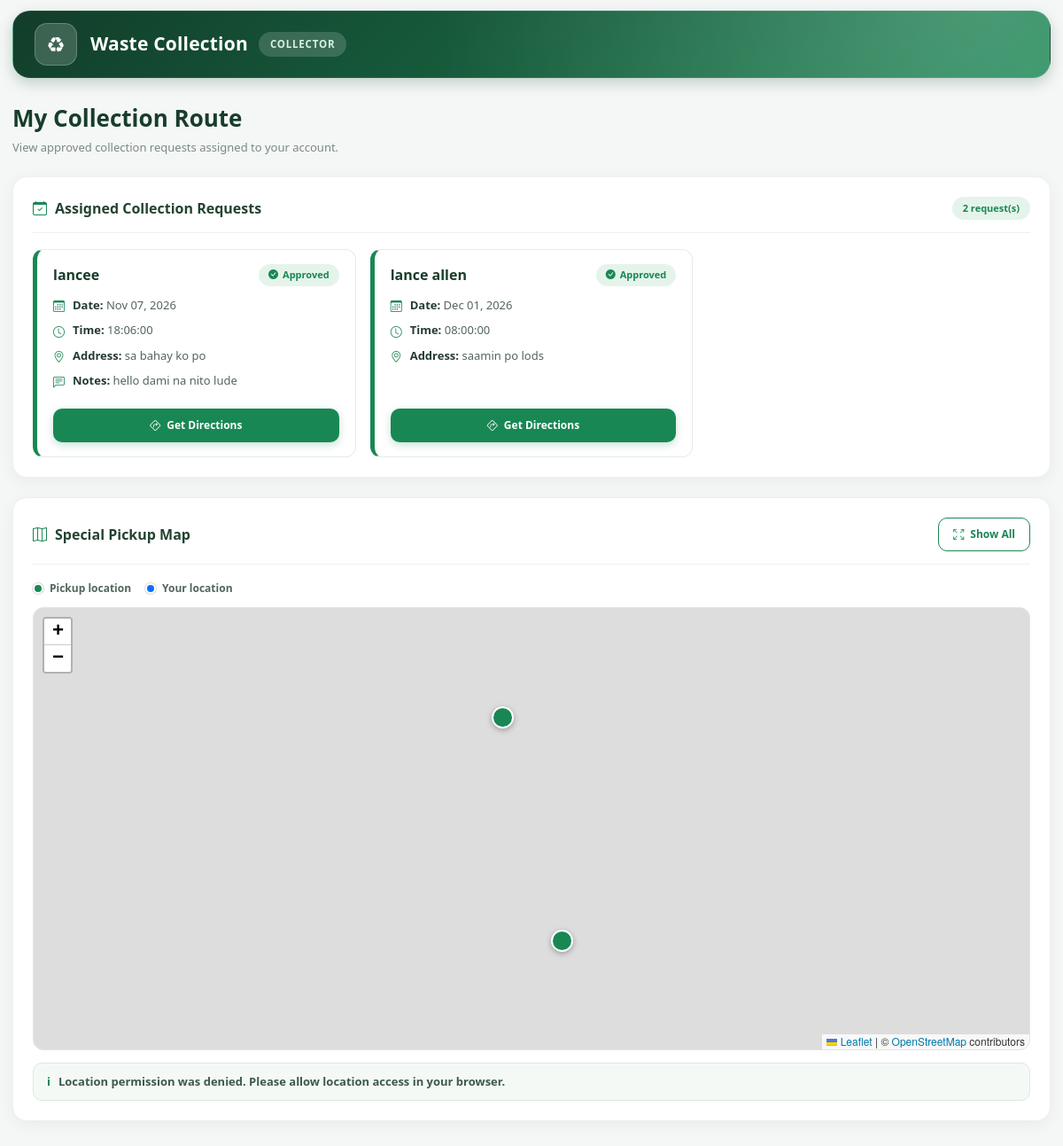
The page /wastesystem_/collector/route.php (signed in) on the database as committed earlier.
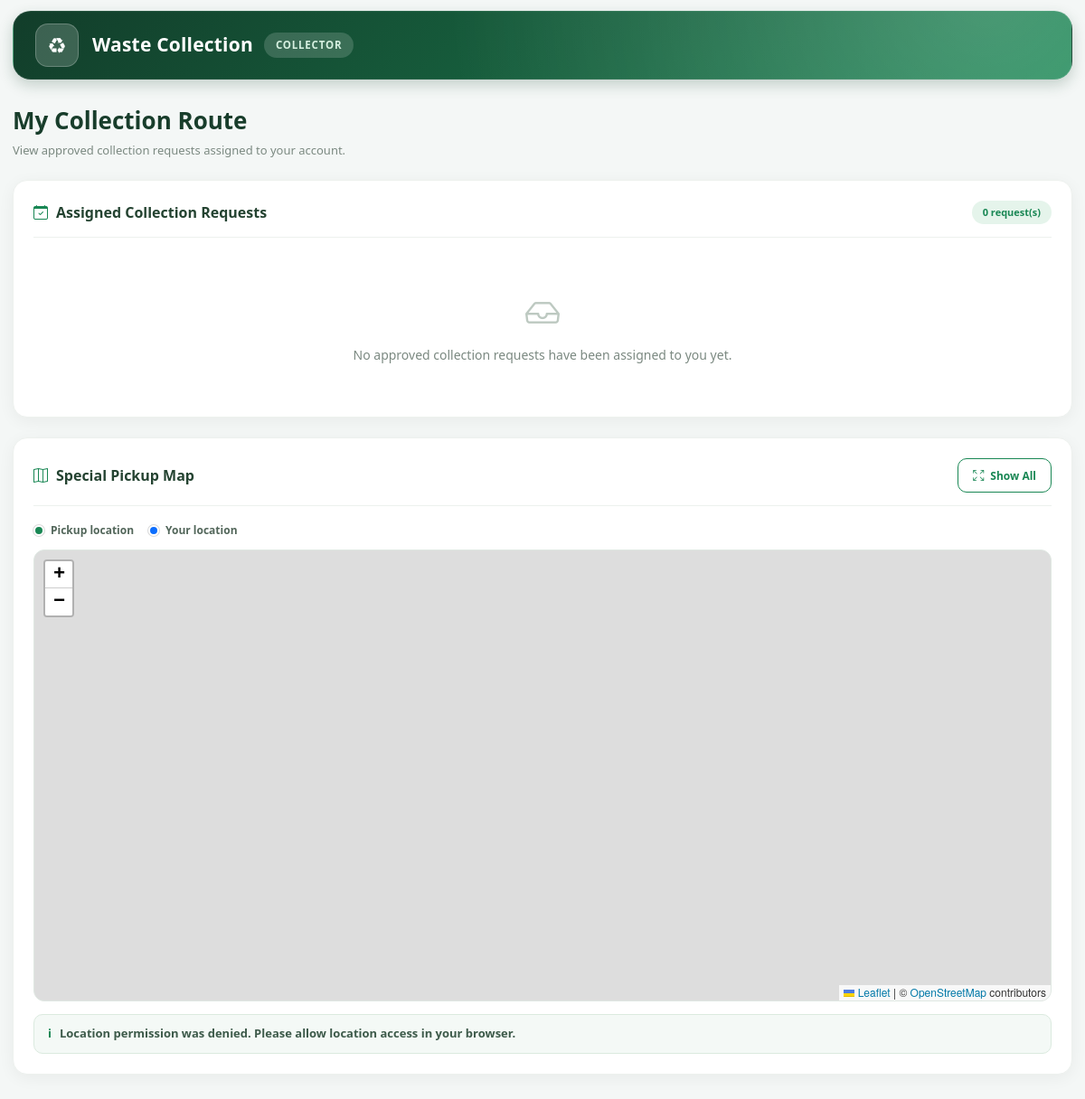
The same page on the database as committed later.
### tables this page shows
CREATE TABLE `collection_schedules` (
  `id` int(11) NOT NULL,
  `user_id` int(11) NOT NULL,
  `collector_id` int(11) DEFAULT NULL,
  `notes` text NOT NULL,
  `collection_date` date NOT NULL,
  `requested_time` time NOT NULL,
  `collection_address` varchar(255) NOT NULL,
  `status` enum('Rejected','Approved','Completed','Pending') NOT NULL DEFAULT 'Pending',
  `created_at` timestamp NOT NULL DEFAULT current_timestamp()
);

CREATE TABLE `users` (
  `id` int(11) NOT NULL,
  `fullname` varchar(255) NOT NULL,
  `users` varchar(255) NOT NULL,
  `password` varchar(255) NOT NULL,
  `role` varchar(11) NOT NULL,
  `email` varchar(255) DEFAULT NULL,
  `email_verified` tinyint(1) NOT NULL DEFAULT 0,
  `email_verified_at` datetime DEFAULT NULL,
  `address` varchar(500) NOT NULL
);

### wastesystem_/collector/route.php (the view, shortened to what the changed rows need)
<?php
require_once "../config/database.php";
$collector_id = (int) $_SESSION["user_id"];
$stmt = $conn->prepare("
    SELECT
        cs.id AS schedule_id,
        cs.collection_date,
        cs.requested_time,
        cs.collection_address,
        cs.notes,
        h.id AS household_id,
        h.latitude,
        h.longitude,
        u.fullname
    FROM collection_schedules cs
    INNER JOIN households h ON h.user_id = cs.user_id
    INNER JOIN users u ON u.id = cs.user_id
    WHERE cs.collector_id = ?
      AND cs.status = 'Approved'
      AND h.latitude IS NOT NULL
      AND h.longitude IS NOT NULL
      AND h.latitude != ''
      AND h.longitude != ''
    ORDER BY cs.collection_date ASC, cs.requested_time ASC
");
$stmt->bind_param("i", $collector_id);
$stmt->execute();
$result = $stmt->get_result();
$requests = [];
while ($row = $result->fetch_assoc()) {
    $requests[] = $row;
}
?>
<!DOCTYPE html>
<html lang="en">
<head>
    <link rel="stylesheet" href="https://cdn.jsdelivr.net/npm/bootstrap-icons@1.11.3/font/bootstrap-icons.min.css">
    <link rel="stylesheet" href="https://unpkg.com/leaflet@1.9.4/dist/leaflet.css">
</head>
<body>
<main class="page-container">
    <h2 class="page-title">My Collection Route</h2>
    <div class="route-card">
        <div class="card-head">
            <h5 class="card-title"><i class="bi bi-calendar-check"></i> Assigned Collection Requests</h5>
            <span class="count-chip"><?= count($requests); ?> request(s)</span>
        </div>
        <?php if (count($requests) > 0): ?>
            <div class="request-list">
                <?php foreach ($requests as $request): ?>
                    <div class="request-item">
                        <div class="request-top">
                            <h6 class="request-name"><?= htmlspecialchars($request["fullname"], ENT_QUOTES, 'UTF-8'); ?></h6>
                            <span class="request-badge"><i class="bi bi-check-circle-fill"></i> Approved</span>
                        </div>
                        <p class="request-info">
                            <i class="bi bi-calendar3"></i>
                            <span><strong>Date:</strong> <?= htmlspecialchars(date("M d, Y", strtotime($request["collection_date"])), ENT_QUOTES, 'UTF-8'); ?></span>
                        </p>
                        <p class="request-info">
                            <i class="bi bi-clock"></i>
                            <span><strong>Time:</strong> <?= htmlspecialchars($request["requested_time"] ?? "Not specified", ENT_QUOTES, 'UTF-8'); ?></span>
                        </p>
                        <p class="request-info">
                            <i class="bi bi-geo-alt"></i>
                            <span><strong>Address:</strong> <?= htmlspecialchars($request["collection_address"] ?? "No address", ENT_QUOTES, 'UTF-8'); ?></span>
                        </p>
                        <?php if (!empty($request["notes"])): ?>
                            <p class="request-info">
                                <i class="bi bi-chat-left-text"></i>
                                <span><strong>Notes:</strong> <?= htmlspecialchars($request["notes"], ENT_QUOTES, 'UTF-8'); ?></span>
                            </p>
                        <?php endif; ?>
                        <div class="request-actions">
                            <button
                                type="button"
                                class="btn-green"
                                onclick='showRoute(
                                    <?= json_encode((float) $request["latitude"], JSON_HEX_TAG | JSON_HEX_APOS | JSON_HEX_AMP | JSON_HEX_QUOT); ?>,
                                    <?= json_encode((float) $request["longitude"], JSON_HEX_TAG | JSON_HEX_APOS | JSON_HEX_AMP | JSON_HEX_QUOT); ?>,
                                    <?= (int) $request["schedule_id"]; ?>,
                                    <?= json_encode($request["fullname"], JSON_HEX_TAG | JSON_HEX_APOS | JSON_HEX_AMP | JSON_HEX_QUOT); ?>
                                )'>
                                <i class="bi bi-sign-turn-right"></i> Get Directions
                            </button>
                        </div>
                    </div>
                <?php endforeach; ?>
            </div>
        <?php else: ?>
            <div class="empty-box">
                <i class="bi bi-inbox"></i>
                No approved collection requests have been assigned to you yet.
            </div>
        <?php endif; ?>
    </div>
    <div class="route-card">
        <div id="mapWrapper">
            <div id="map"></div>
        </div>
    </div>
</main>
</body>
</html>

Rows that differ between the two databases and show on the page:
removed collection_schedules: user.fullname "lancee", collection_date "Nov 07, 2026", requested_time "18:06:00", collection_address "sa bahay ko po", notes "hello dami na nito lude"
removed collection_schedules: user.fullname "lance allen", collection_date "Dec 01, 2026", requested_time "08:00:00", collection_address "saamin po lods"
Other text that changed with them:
count($requests): "2" → "0"
text now shown: "No approved collection requests have been assigned to you yet."
